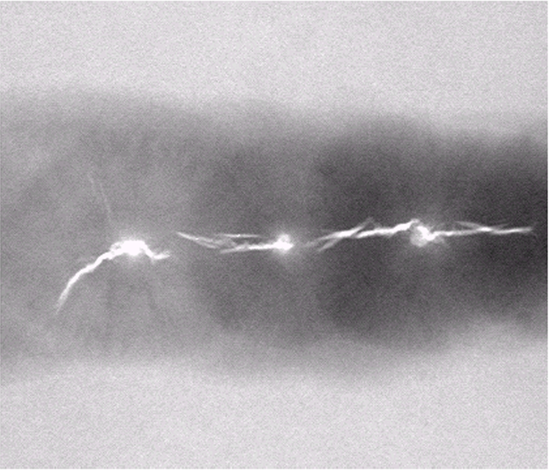
%> input picture Homeworks/Week10/images/焊接X光图像.jpg, 549 x 472 px
$ octave Gray_scale_stratification.m   (GNU Octave 9; MATLAB toolbox functions it lacks are replaced by stand-ins)
%> lines starting %> are read from the running program, lines starting %| are printed output that depends on the picture
I=imread('焊接X光图像.jpg');
%> I is the input picture: size 472x549x3 uint8; mean R, G, B 173, 169.6, 173
I=imread('美国NOAA可见光云图.jpg');
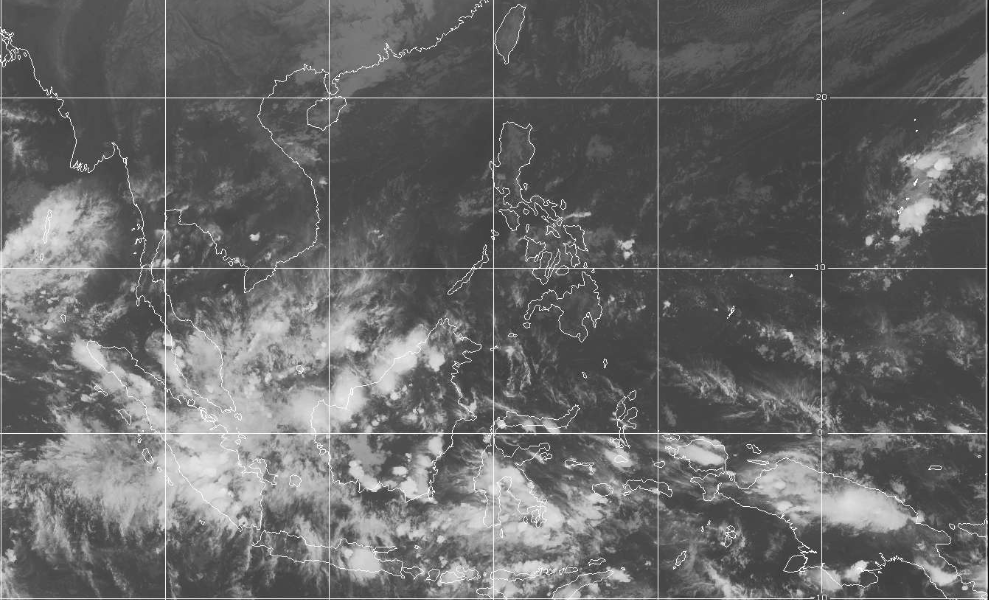
%> input picture Homeworks/Week10/images/美国NOAA可见光云图.jpg, 989 x 600 px
%> I is the input picture: size 600x989x3 uint8; min 14, max 255, mean 104.1
I=rgb2gray(I);
%> I: size 600x989 uint8

figure;
subplot(1,2,1);imshow(I);title('原始图像');             %显示灰度图像
thresholds= [45 65 84 108 134 157 174 189 206 228]; %设置阈值
G2C=grayslice(I,thresholds);   % 密度分层
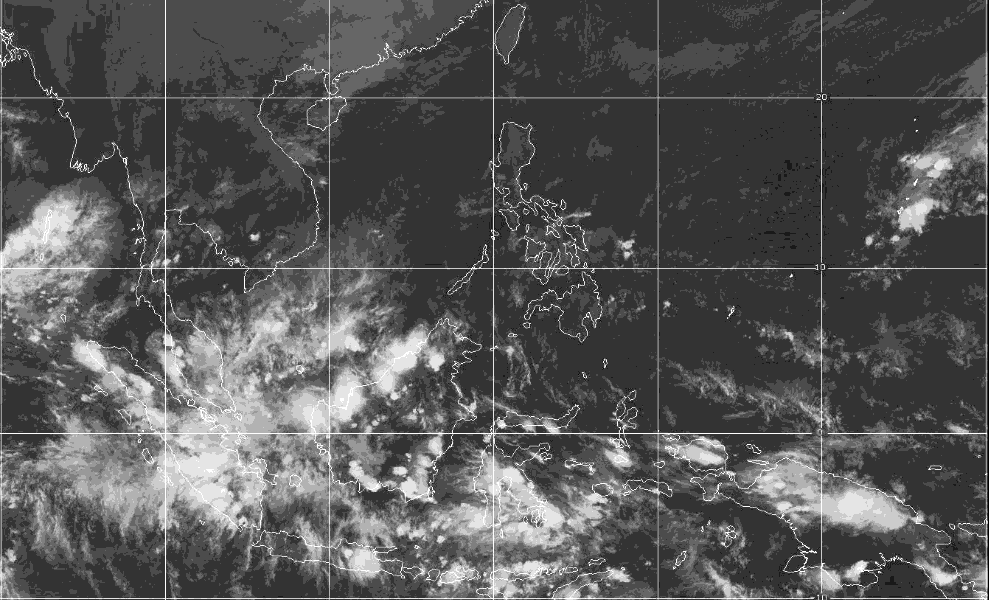
%> G2C: size 600x989 uint8; min 0, max 10, mean 3.41; drawn with min black and max white

mymap = [0 0 0                  %黑色
    1 0 0                       %红色
    0 1 0                       %绿色
    0 0 1                       %蓝色
    1 1 0                       %黄色
    1 1 1];                     %白色
subplot(1,2,2);
surf(peaks)
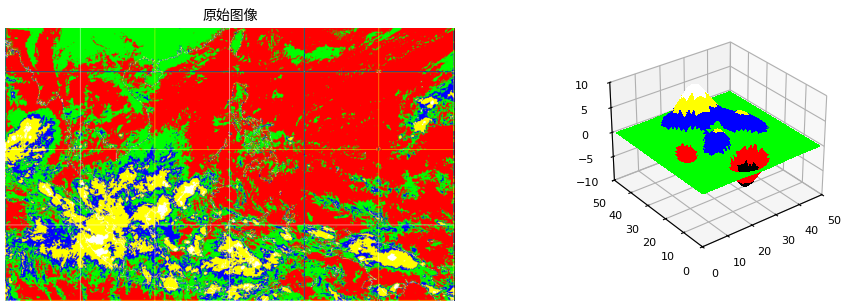
%> figure redrawn from the program's plot data, 2 panels
imshow(G2C,colormap(mymap));title('灰度分层后伪彩色图像')    %显示伪彩色图像
%> after `imshow(G2C,colormap(mymap))`:
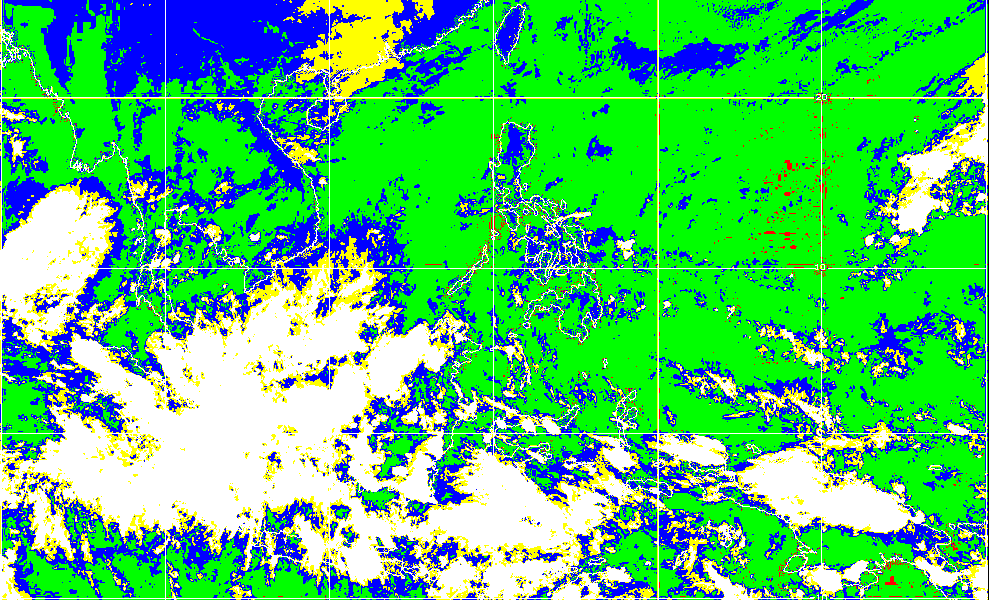
%> displayed picture: size 600x989x3, on the screen's scale of 0 to 255; mean R, G, B 79.2, 197.4, 109.3
